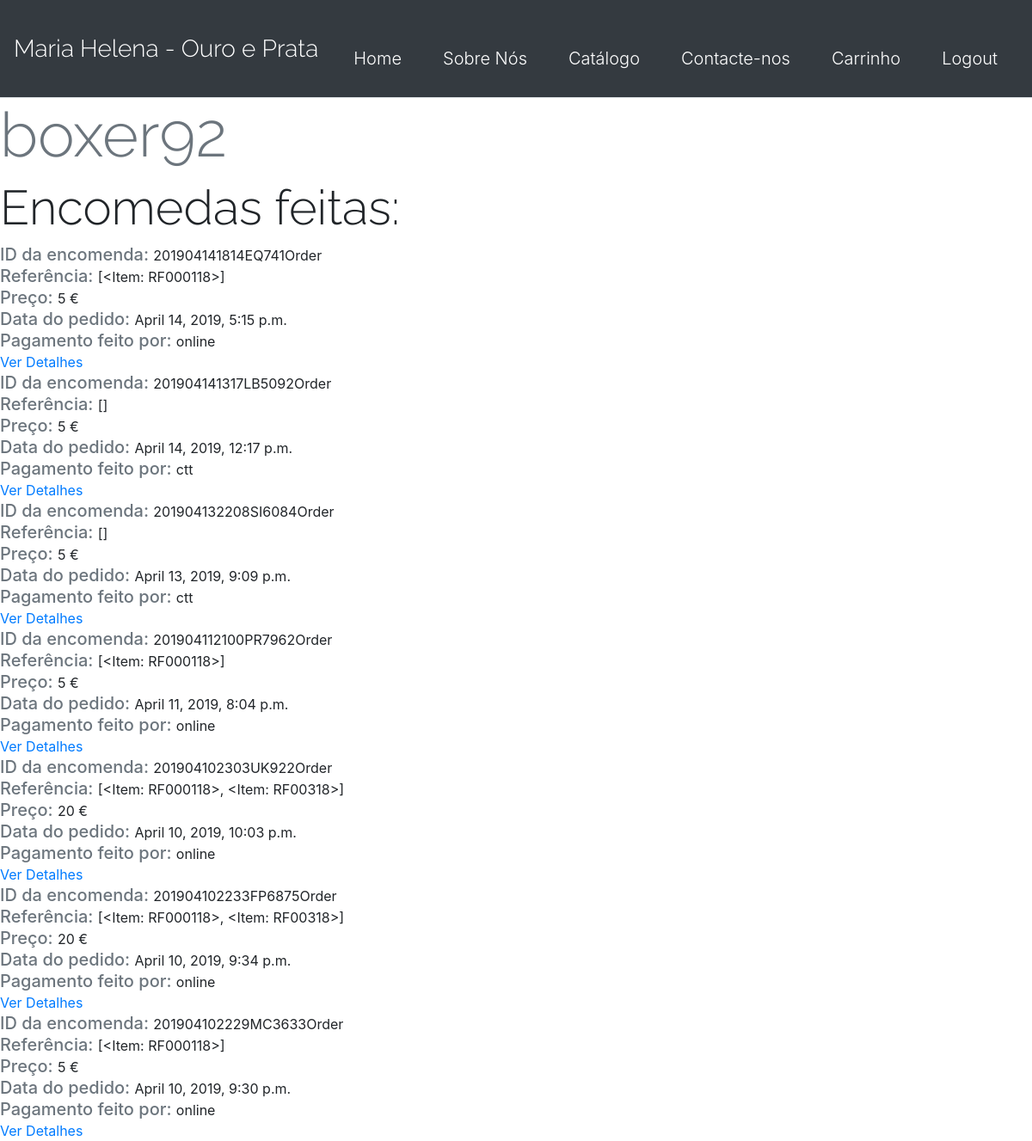
/profile/ (signed in), run on the app's committed database.
### payments/models.py (models this page shows, shortened)
class Order(models.Model):
	ORDERED_THROUGH = (
		('online', 'Online'),
		('ctt', 'CTT')
		)
	DISTRITO = (
		('Aveiro', 'Aveiro'),
		('Beja', 'Beja'),
		('Braga', 'Braga'),
		('Bragança', 'Bragança'),
		('Castelo Branco', 'Castelo Branco'),
		('Coimbra', 'Coimbra'),
		('Évora', 'Évora'),
		('Faro', 'Faro'),
		('Guarda', 'Guarda'),
		('Leiria', 'Leiria'),
		('Lisboa', 'Lisboa'),
		('Portalegre', 'Portalegre'),
		('Porto', 'Porto'),
		('Santarém', 'Santarém'),
		('Setúbal', 'Setúbal'),
		('Viana do Castelo', 'Viana do Castelo'),
		('Vila Real', 'Vila Real'),
		('Viseu', 'Viseu'),
		('Ilha da Madeira', 'Ilha da Madeira'),
		('Ilha de Porto Santo', 'Ilha de Porto Santo'),
		('Ilha de Santa Maria', 'Ilha de Santa Maria'),
		('Ilha de São Miguel', 'Ilha de São Miguel'),
		('Ilha Terceira', 'Ilha Terceira'),
		('Ilha da Graciosa', 'Ilha da Graciosa'),
		('Ilha de São Jorge', 'Ilha de São Jorge'),
		('Ilha do Pico', 'Ilha do Pico'),
		('Ilha do Faial', 'Ilha do Faial'),
		('Ilha das Flores', 'Ilha das Flores'),
		('Ilha do Corvo', 'Ilha do Corvo'),
		)
	order_id = models.CharField(max_length=100, null=False, default='Code_order')
	nome_completo = models.CharField(max_length=150, null=False)
	email = models.EmailField(default='')
	rua = models.CharField(max_length=300, null=False, default = '')
	numero = models.IntegerField(blank=True, null=True, default=0)
	andar = models.IntegerField(blank=True, null=True, default=0)
	localidade = models.CharField(max_length=60, null=False, default = '')
	distrito = models.CharField(choices=DISTRITO, max_length=30, null=False, default = '')
	morada = models.IntegerField(blank=True, null=True, default=0)
	codigo_postal_1 = models.IntegerField(blank=True, null=True, default=1000) #raise an error if codigo_postal != intenger
	codigo_postal_2 = models.IntegerField(blank=True, null=True, default=100)
	user = models.ForeignKey(User, null=True, blank=True, on_delete=models.SET_NULL)
	cart = models.ForeignKey(Cart, null=True, on_delete=models.SET_NULL)
	items = models.CharField(max_length=500, null=False, default='') #, on_delete=models.SET_NULL)  #add items to the order, so we know what was being ordered
	total = models.IntegerField(blank=True, null=True)
	is_ordered = models.BooleanField(default=False)
	ordered_through = models.CharField(choices=ORDERED_THROUGH, max_length=10, null=False, default = '')
	timestamp = models.DateTimeField(auto_now_add=True)
	slug = models.SlugField(max_length=100, default='')

### payments/views.py (the view)
# urls.py: path('profile/', payment_views.ProfileView , name='profile'),
def ProfileView(request):
	user = request.user
	order = Order.objects.all().filter(user=user)[0:].order_by('-timestamp')
	context = {
		'user':user,
		'order':order,
	}
	template = 'payments/profile.html'
	return render(request, template, context)

### payments/templates/payments/profile.html (shortened to what this page needs)
{% extends 'catalog/navbar.html'%}
{% load static %}
{% load crispy_forms_tags %}
{% block content %}
<h1 class='display-3 text-muted'>{{user.username}}</h1>
<h1 class='display-4'> Encomedas feitas: </h1>
{% for o in order %}
	{% if o.is_ordered == True and o.total > 0 %}
		<span class='text-muted h5'> ID da encomenda: </span> <span> {{o.order_id}} </span> <br>
		<span class='text-muted h5'> Referência: </span> <span> {{o.items}} </span> <br>
		<span class='text-muted h5'> Preço: </span> <span> {{o.total}} €</span> <br>
		<span class='text-muted h5'> Data do pedido: </span> <span> {{o.timestamp}} </span> <br>
		<span class='text-muted h5'> Pagamento feito por: </span> <span> {{o.ordered_through}} </span> <br>
		<a href="{% url 'profile_orders' slug=o.slug %}"> Ver Detalhes </a>
	{% endif%}
{% endfor %}
{% endblock content%}

### catalog/templates/catalog/navbar.html (shortened to what this page needs)
{% extends 'catalog/base.html' %}
{% block navbar %}
<nav class='navbar sticky-top navbar-expand-lg navbar-dark bg-dark justify-content-between border-bottom'>
  <a class='navbar-brand mb-0 text-white' href='{% url "home" %}' style='font-family: raleway;'>
    <span class='h3 font-weight-light'>Maria Helena - Ouro e Prata</span>
  </a>
  <div class='collapse navbar-collapse' id='navbarSupportedContent'>
    <ul class='navbar-nav ml-auto'>
      <li class='nav-item p-4 mt-4'>
        <a class='text-white font-weight-light h5' href="{% url 'home' %}"> Home </a>
      </li>
      <li class='nav-item p-4 mt-4'>
        <a class='text-white font-weight-light h5' href="{% url 'about' %}"> Sobre Nós </a>
      </li>
      <li class='nav-item p-4 mt-4'>
        <a class='text-white font-weight-light h5' href="{% url 'catalog' %}"> Catálogo </a>
      </li>
      <li class='nav-item p-4 mt-4'>
        <a class='text-white font-weight-light h5' href="{% url 'contact' %}"> Contacte-nos </a>
      </li>
      <li class='nav-item p-4 mt-4'>
        <a class='text-white font-weight-light h5' href="{% url 'cart_home' %}"> Carrinho </a>
      </li>
      {% if user.is_authenticated %}
      <li class='nav-item p-4 mt-4'>
        <a class='text-white font-weight-light h5' href="{% url 'logout' %}"> Logout </a>
      </li>
      {% endif %}
    </ul>
  </div>
</nav>
{% endblock navbar %}

### catalog/templates/catalog/base.html (shortened to what this page needs)
<link rel="stylesheet" href="https://stackpath.bootstrapcdn.com/bootstrap/4.1.2/css/bootstrap.min.css">
{% load static %}
<link rel="stylesheet" type="text/css" href="{% static 'catalog/main.css' %}">
{%block navbar%}
{%endblock navbar%}
{% block content %}
{% endblock content %}

### catalog/static/catalog/main.css (style rules this page uses)
h1 { font-family: raleway; }
.navbar-nav a { margin-top: 15px; }
a { font-color: yellow; }

### data on the page
Order: order_id "201904141814EQ741Order", items "[<Item: RF000118>]", total "5", timestamp "April 14, 2019, 5:15 p.m.", ordered_through "online"
Order: order_id "201904141317LB5092Order", items "[]", total "5", timestamp "April 14, 2019, 12:17 p.m.", ordered_through "ctt"
Order: order_id "201904132208SI6084Order", items "[]", total "5", timestamp "April 13, 2019, 9:09 p.m.", ordered_through "ctt"
Order: order_id "201904112100PR7962Order", items "[<Item: RF000118>]", total "5", timestamp "April 11, 2019, 8:04 p.m.", ordered_through "online"
Order: order_id "201904102303UK922Order", items "[<Item: RF000118>, <Item: RF00318>]", total "20", timestamp "April 10, 2019, 10:03 p.m.", ordered_through "online"
Order: order_id "201904102233FP6875Order", items "[<Item: RF000118>, <Item: RF00318>]", total "20", timestamp "April 10, 2019, 9:34 p.m.", ordered_through "online"
Order: order_id "201904102229MC3633Order", items "[<Item: RF000118>]", total "5", timestamp "April 10, 2019, 9:30 p.m.", ordered_through "online"

### other printed values
{{ user.username }} "boxer92"
